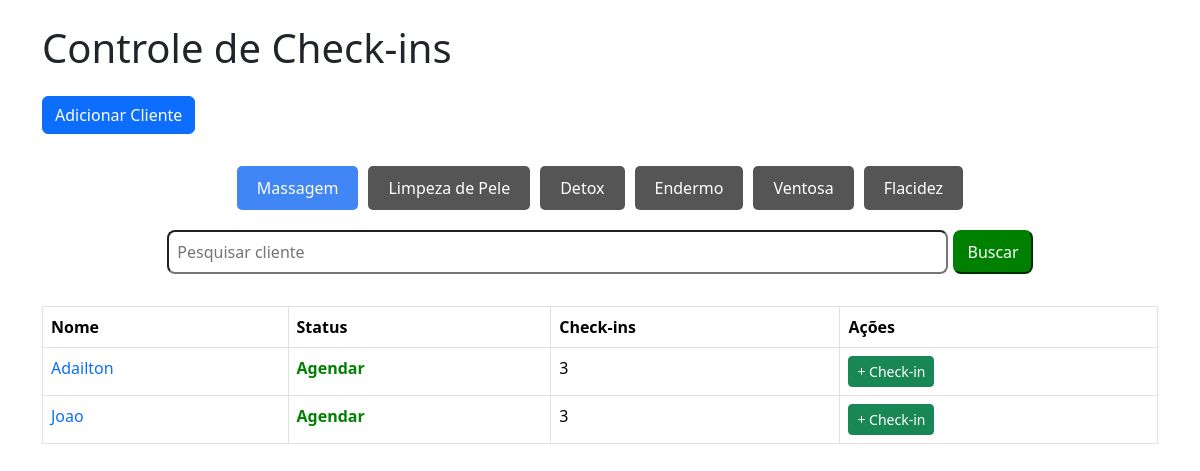
Before: / with the older database file.
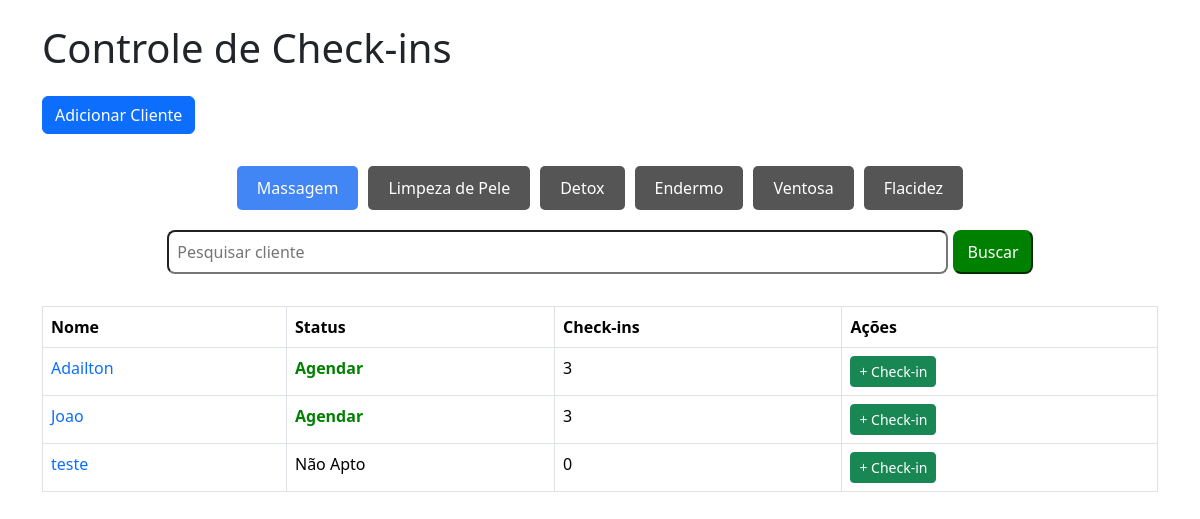
After: the same page with the newer database file.
### tables this page shows
CREATE TABLE cliente_massagem (
        id INTEGER PRIMARY KEY AUTOINCREMENT,
        nome TEXT NOT NULL,
        status BOOLEAN DEFAULT FALSE,
        checkins INTEGER DEFAULT 0
    );

### app/views/massagem.py (the view)
@app.route("/")
def homepage_massagem():
    conn = get_db_connection()
    cliente_massagem = conn.execute('SELECT * FROM cliente_massagem ORDER BY nome ASC').fetchall()
    conn.close()
    return render_template('massagem/massagem.html', cliente_massagem=cliente_massagem)

### app/model/model.py (called while the page is built)
def get_db_connection():
    conn = sqlite3.connect('checkins.db')
    conn.row_factory = sqlite3.Row
    return conn

### app/templates/massagem/massagem.html (shortened to what this page needs)
<!DOCTYPE html>
<html lang="pt-br">
<head>
    <link href="https://cdn.jsdelivr.net/npm/bootstrap@5.3.2/dist/css/bootstrap.min.css" rel="stylesheet">
    <link rel="stylesheet" href="{{url_for('static', filename='css/style.css')}}">
    <link rel="stylesheet" href="{{url_for('static', filename='css/modal.css')}}">
</head>
<body>
    <div class="container">
        <h1 class="mb-4">
            Controle de Check-ins
        </h1>
        <button class="btn btn-primary" id="openModal">Adicionar Cliente</button>
        <div class="nav">
            <a href="/" class="active">Massagem</a>
            <a href="/limpeza">Limpeza de Pele</a>
            <a href="/detox">Detox</a>
            <a href="/endermo">Endermo</a>
            <a href="/ventosa">Ventosa</a>
            <a href="/flacidez">Flacidez</a>
        </div>
        <form action="/busca_massagem" method="POST" class='form-busca'>
            <input class="input-busca" type="text" name="termo" placeholder="Pesquisar cliente" value="{{ termo }}">
            <button class="button-busca" type="submit">Buscar</button>
        </form>
        {% if resultados %}
            <table class="table table-bordered">
            <thead>
                <tr>
                <th>Nome</th>
                <th>Status</th>
                <th>Check-ins</th>
                <th>Ações</th>
                </tr>
            </thead>
            <tbody>
                {% for cliente in resultados %}
                <tr>
                <td><a href="/clientemassagem/{{cliente.id}}">{{ cliente.nome }}</a></td>
                {% if cliente.status %}
                    <td><a class="agendar" href="https://app.tecnofit.com.br/ng/calendar/week" target="_blank">Agendar</a></td>
                {% else %}
                    <td>Não Apto</td>
                {% endif %}
                <td>{{ cliente.checkins }}</td>
                <td>
                    <a href="/checkinmassagem/{{ cliente.id }}" class="btn btn-success btn-sm">+ Check-in</a>
                </td>
                </tr>
                {% endfor %}
            </tbody>
        </table>
        {% else %}
        <table class="table table-bordered">
            <thead>
                <tr>
                <th>Nome</th>
                <th>Status</th>
                <th>Check-ins</th>
                <th>Ações</th>
                </tr>
            </thead>
            <tbody>
                {% for cliente in cliente_massagem %}
                <tr>
                <td><a href="/clientemassagem/{{cliente.id}}">{{ cliente.nome }}</a></td>
                {% if cliente.status %}
                    <td><a class="agendar" href="https://app.tecnofit.com.br/ng/calendar/week" target="_blank">Agendar</a></td>
                {% else %}
                    <td>Não Apto</td>
                {% endif %}
                <td>{{ cliente.checkins }}</td>
                <td>
                    <a href="/checkinmassagem/{{ cliente.id }}" class="btn btn-success btn-sm">+ Check-in</a>
                </td>
                </tr>
                {% endfor %}
            </tbody>
        </table>
        {% endif %}
</body>
</html>

Changed rows visible on the page:
added cliente_massagem: nome "teste", status "Não Apto", checkins "0"
